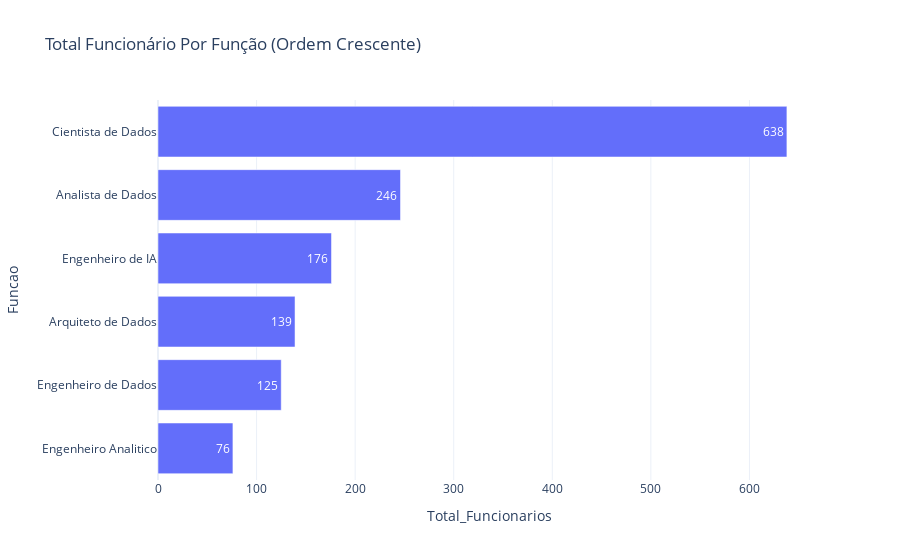

Notebook source saved alongside this figure:
### Code cell
func_por_funcao_sorted = func_por_funcao.sort_values(by='Total_Funcionarios', ascending=True)

grafico5 = px.bar(
    func_por_funcao_sorted,
    y='Funcao',
    x='Total_Funcionarios',
    title='Total Funcionário Por Função (Ordem Crescente)',
    orientation='h',  
    text='Total_Funcionarios',
    template="plotly_white"
)

grafico5.show()

### Figure 1 — Plotly figure (JSON) as saved in the notebook; plotly's stock layout.template omitted (floating-point values rounded to 4 significant figures)
{"data": [{"alignmentgroup": "True", "hovertemplate": "Total_Funcionarios=%{text}<br>Funcao=%{y}<extra></extra>", "legendgroup": "", "marker": {"color": "#636efa", "pattern": {"shape": ""}}, "name": "", "offsetgroup": "", "orientation": "h", "showlegend": false, "text": [76, 125, 139, 176, 246, 638], "textposition": "auto", "type": "bar", "x": [76, 125, 139, 176, 246, 638], "xaxis": "x", "y": ["Engenheiro Analitico", "Engenheiro de Dados", "Arquiteto de Dados", "Engenheiro de IA", "Analista de Dados", "Cientista de Dados"], "yaxis": "y"}], "layout": {"barmode": "relative", "legend": {"tracegroupgap": 0}, "title": {"text": "Total Funcionário Por Função (Ordem Crescente)"}, "xaxis": {"anchor": "y", "domain": [0, 1], "title": {"text": "Total_Funcionarios"}}, "yaxis": {"anchor": "x", "domain": [0, 1], "title": {"text": "Funcao"}}}}
